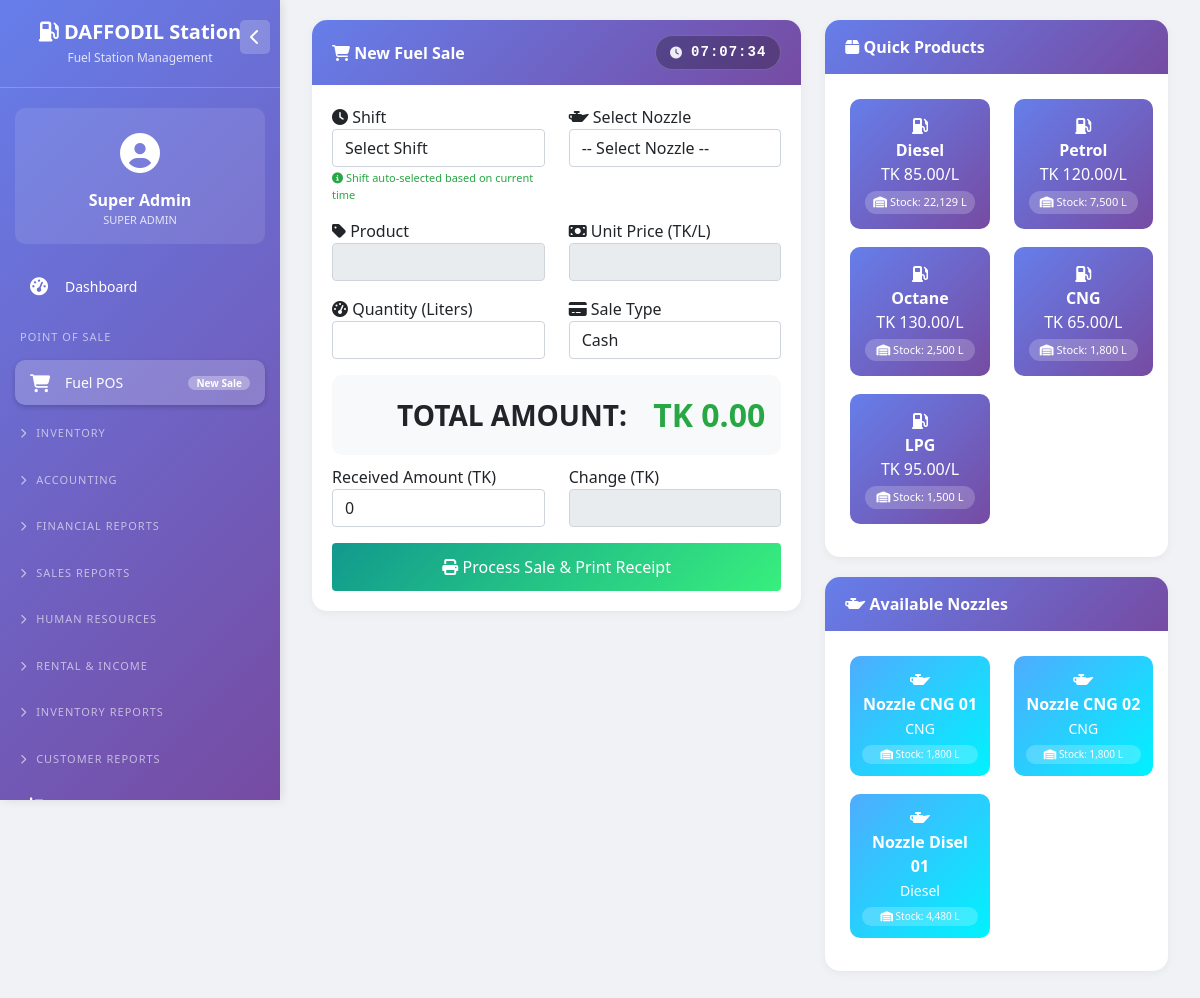
The page /pos.php (signed in) on the database as committed earlier.
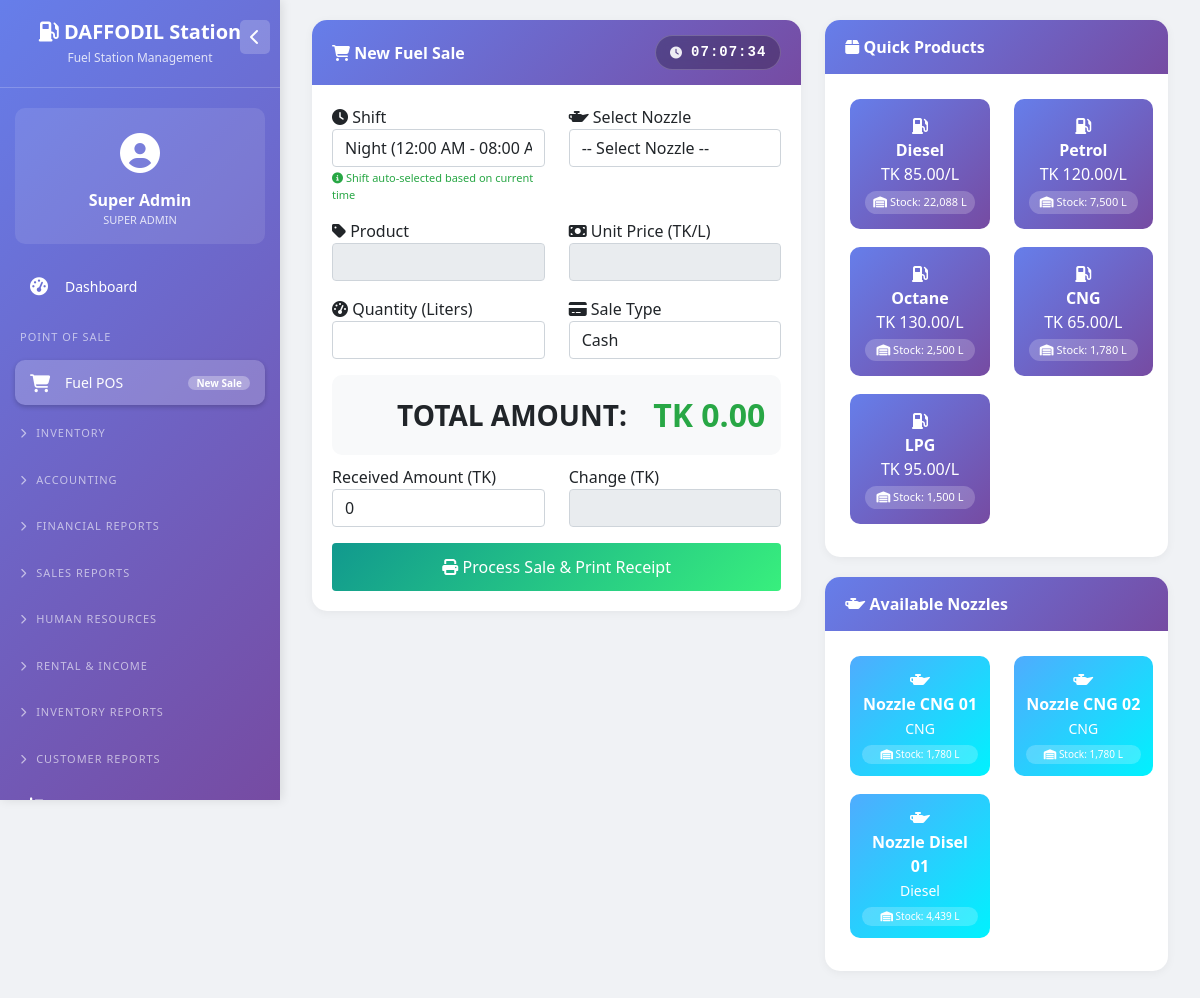
The same page on the database as committed later.
### tables this page shows
CREATE TABLE `fuel_products` (
  `id` int(11) NOT NULL,
  `product_name` enum('Diesel','Petrol','Octane','CNG','LPG') NOT NULL,
  `unit_price` decimal(10,2) NOT NULL,
  `purchase_rate` decimal(10,2) NOT NULL,
  `vat_percentage` decimal(5,2) DEFAULT 0.00,
  `tax_percentage` decimal(5,2) DEFAULT 0.00,
  `is_active` tinyint(1) DEFAULT 1
);

CREATE TABLE `nozzles` (
  `id` int(11) NOT NULL,
  `nozzle_name` varchar(50) NOT NULL,
  `tank_id` int(11) NOT NULL,
  `opening_meter` decimal(10,2) DEFAULT 0.00,
  `closing_meter` decimal(10,2) DEFAULT 0.00,
  `is_active` tinyint(1) DEFAULT 1
);

CREATE TABLE `tanks` (
  `id` int(11) NOT NULL,
  `tank_name` varchar(50) NOT NULL,
  `product_id` int(11) NOT NULL,
  `capacity_liters` decimal(10,2) NOT NULL,
  `current_stock_liters` decimal(10,2) DEFAULT 0.00,
  `calibration_factor` decimal(10,4) DEFAULT 1.0000,
  `is_active` tinyint(1) DEFAULT 1
);

### pos.php (the view, shortened to what the changed rows need)
<?php
require_once 'config/database.php';
function getCurrentShift($pdo) {
    $currentHour = date('H');
    $currentMinute = date('i');
    $currentTimeValue = $currentHour * 60 + $currentMinute;
    $stmt = $pdo->prepare("SELECT * FROM shift_schedule WHERE is_active = 1");
    $stmt->execute();
    $shifts = $stmt->fetchAll();
    foreach($shifts as $shift) {
        $startParts = explode(':', $shift['start_time']);
        $endParts = explode(':', $shift['end_time']);
        $startMinutes = intval($startParts[0]) * 60 + intval($startParts[1]);
        $endMinutes = intval($endParts[0]) * 60 + intval($endParts[1]);
        if($endMinutes < $startMinutes) {
            if($currentTimeValue >= $startMinutes || $currentTimeValue <= $endMinutes) {
                return $shift['id'];
            }
        } else {
            if($currentTimeValue >= $startMinutes && $currentTimeValue <= $endMinutes) {
                return $shift['id'];
            }
        }
    }
    return null;
}
$nozzles = $pdo->query("
    SELECT n.*, t.product_id, p.product_name, p.unit_price, t.current_stock_liters
    FROM nozzles n
    JOIN tanks t ON n.tank_id = t.id
    JOIN fuel_products p ON t.product_id = p.id
    WHERE n.is_active = 1
    ORDER BY n.nozzle_name
")->fetchAll();
$products = $pdo->query("
    SELECT p.*, COALESCE(SUM(t.current_stock_liters), 0) as total_stock
    FROM fuel_products p
    LEFT JOIN tanks t ON p.id = t.product_id
    WHERE p.is_active = 1
    GROUP BY p.id
")->fetchAll();
$shifts = $pdo->query("SELECT * FROM shift_schedule WHERE is_active = 1 ORDER BY start_time")->fetchAll();
$auto_shift_id = getCurrentShift($pdo);
$settings = $pdo->query("SELECT setting_key, setting_value FROM system_settings")->fetchAll(PDO::FETCH_KEY_PAIR);
$currency = $settings['currency_symbol'] ?? 'BDT';
?>
<!DOCTYPE html>
<html lang="en">
<head>
    <link href="https://cdn.jsdelivr.net/npm/bootstrap@5.1.3/dist/css/bootstrap.min.css" rel="stylesheet">
    <link rel="stylesheet" href="https://cdnjs.cloudflare.com/ajax/libs/font-awesome/6.4.0/css/all.min.css">
</head>
<body>
    <?php include 'left_menu.php'; ?>
    <div class="main-content">
        <div class="container-fluid">
            <div class="row">
                <div class="col-md-7">
                    <div class="pos-card">
                        <div class="pos-card-body">
                            <form method="POST" id="saleForm">
                                <div class="row">
                                    <div class="col-md-6">
                                        <div class="mb-3">
                                            <label><i class="fas fa-clock"></i> Shift</label>
                                            <select name="shift_id" id="shift_id" class="form-control" required>
                                                <option value="">Select Shift</option>
                                                <?php foreach($shifts as $shift): ?>
                                                    <option value="<?php echo $shift['id']; ?>" <?php echo ($auto_shift_id == $shift['id']) ? 'selected' : ''; ?>>
                                                        <?php echo $shift['shift_name']; ?> (<?php echo date('h:i A', strtotime($shift['start_time'])); ?> - <?php echo date('h:i A', strtotime($shift['end_time'])); ?>)
                                                    </option>
                                                <?php endforeach; ?>
                                            </select>
                                            <span class="shift-note">
                                                <i class="fas fa-info-circle"></i> Shift auto-selected based on current time
                                            </span>
                                        </div>
                                    </div>
                                </div>
                            </form>
                        </div>
                    </div>
                </div>
                <div class="col-md-5">
                    <div class="pos-card">
                        <div class="pos-card-body">
                            <div class="row">
                                <?php foreach($products as $product):
                                    $stock = $product['total_stock'] ?? 0;
                                    $low_stock_class = $stock < 500 ? 'low-stock' : '';
                                ?>
                                    <div class="col-6 mb-2">
                                        <button type="button" class="product-btn quick-product <?php echo $low_stock_class; ?>"
                                                data-id="<?php echo $product['id']; ?>"
                                                data-name="<?php echo $product['product_name']; ?>"
                                                data-price="<?php echo $product['unit_price']; ?>">
                                            <i class="fas fa-gas-pump"></i><br>
                                            <strong><?php echo $product['product_name']; ?></strong><br>
                                            <?php echo $currency; ?> <?php echo number_format($product['unit_price'], 2); ?>/L
                                            <span class="product-stock">
                                                <i class="fas fa-warehouse"></i> Stock: <?php echo number_format($stock, 0); ?> L
                                            </span>
                                        </button>
                                    </div>
                                <?php endforeach; ?>
                            </div>
                        </div>
                    </div>
                    <div class="pos-card">
                        <div class="pos-card-body">
                            <div class="row">
                                <?php foreach($nozzles as $nozzle):
                                    $stock = $nozzle['current_stock_liters'];
                                    $low_stock_class = $stock < 500 ? 'low-stock' : '';
                                ?>
                                    <div class="col-6 mb-2">
                                        <button type="button" class="nozzle-btn quick-nozzle <?php echo $low_stock_class; ?>"
                                                data-id="<?php echo $nozzle['id']; ?>"
                                                data-product="<?php echo $nozzle['product_id']; ?>"
                                                data-product-name="<?php echo $nozzle['product_name']; ?>"
                                                data-price="<?php echo $nozzle['unit_price']; ?>"
                                                data-stock="<?php echo $stock; ?>">
                                            <i class="fas fa-oil-can"></i><br>
                                            <strong><?php echo $nozzle['nozzle_name']; ?></strong><br>
                                            <small><?php echo $nozzle['product_name']; ?></small>
                                            <span class="nozzle-stock">
                                                <i class="fas fa-warehouse"></i> Stock: <?php echo number_format($stock, 0); ?> L
                                            </span>
                                        </button>
                                    </div>
                                <?php endforeach; ?>
                            </div>
                        </div>
                    </div>
                </div>
            </div>
        </div>
    </div>
</body>
</html>

Rows that differ between the two databases and show on the page:
computed for fuel_products "Diesel": stock "22,129" → "22,088"
computed for fuel_products "CNG": stock "1,800" → "1,780"
changed nozzles "Nozzle CNG 01": tank.current_stock_liters "1,800" → "1,780"
changed through a linked row, nozzles "Nozzle CNG 02": tank.current_stock_liters "1,800" → "1,780"
changed nozzles "Nozzle Disel 01": tank.current_stock_liters "4,480" → "4,439"
Other text that changed with them:
form field shift_id: "Select Shift" → "Night (12:00 AM - 08:00 AM)"
